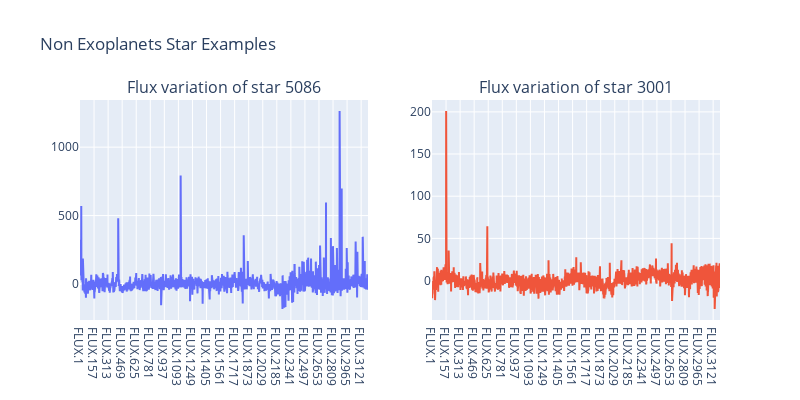

Write notebook code for a chart like this one.
### Code cell
import plotly.express as px
import plotly.graph_objects as go
from plotly.subplots import make_subplots

fig = make_subplots(rows=1, cols=2, subplot_titles=("Flux variation of star 5086", "Flux variation of star 3001"))

fig.add_trace(
    go.Scatter(y=train_t_n[5086], x=train_t_n.index),
    row=1, col=1
)
fig.add_trace(
    go.Scatter(y=train_t_n[3001], x=train_t_n.index),
    row=1, col=2
)

fig.update_layout(height=400, width=800, title_text="Non Exoplanets Star Examples", showlegend=False)
fig.show()

### Figure 1 — Plotly figure (JSON) as saved in the notebook; plotly's stock layout.template omitted (floating-point values rounded to 4 significant figures; data arrays with more than 128 entries replaced by an {"elided": "..."} marker saying what was removed)
{"data": [{"type": "scatter", "x": {"elided": "3197 str values"}, "xaxis": "x", "y": {"elided": "3197 float values"}, "yaxis": "y"}, {"type": "scatter", "x": {"elided": "3197 str values"}, "xaxis": "x2", "y": {"elided": "3197 float values"}, "yaxis": "y2"}], "layout": {"annotations": [{"font": {"size": 16}, "showarrow": false, "text": "Flux variation of star 5086", "x": 0.225, "xanchor": "center", "xref": "paper", "y": 1, "yanchor": "bottom", "yref": "paper"}, {"font": {"size": 16}, "showarrow": false, "text": "Flux variation of star 3001", "x": 0.775, "xanchor": "center", "xref": "paper", "y": 1, "yanchor": "bottom", "yref": "paper"}], "height": 400, "showlegend": false, "title": {"text": "Non Exoplanets Star Examples"}, "width": 800, "xaxis": {"anchor": "y", "domain": [0, 0.45]}, "xaxis2": {"anchor": "y2", "domain": [0.55, 1]}, "yaxis": {"anchor": "x", "domain": [0, 1]}, "yaxis2": {"anchor": "x2", "domain": [0, 1]}}}
